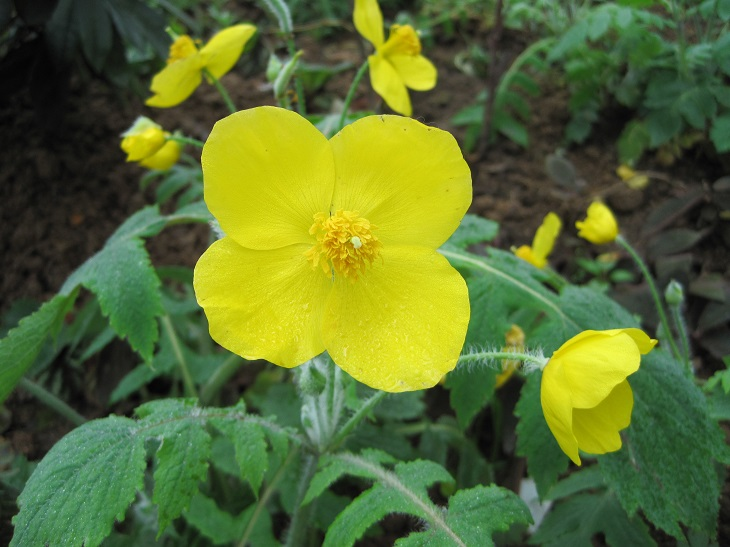
#> input picture 几何变换/image0.JPG, 730 x 547 px, found by its file name
$ jupyter execute image_Affine.ipynb
#> lines starting #> are read from the running program, lines starting #| are printed output that depends on the picture
[cell 1]
import cv2
import numpy as np
img = cv2.imread('image0.jpg', 1)
#> img is the input picture: shape (547, 730, 3); mean B, G, R 48.7, 109.6, 90.1
cv2.imshow('src', img)
imgInfo = img.shape # (height, width)
#> imgInfo = (547, 730, 3)
height = imgInfo[0]
#> height = 547
width = imgInfo[1]
#> width = 730
# src 3 -> dst 3（左上角 左下角 右上角）
matSrc = np.float32([[0,0],[0,height-1],[width-1,0]])
#> matSrc = [[0, 0], [0, 546], [729, 0]]
matDst = np.float32([[50,50],[300,height-200],[width-300,100]])
#> matDst = [[50, 50], [300, 347], [430, 100]]
# 组合
# 1 scr matrix of 3 points, 2 dst matrix of 3 points
matAffine = cv2.getAffineTransform(matSrc,matDst)
dst = cv2.warpAffine(img,matAffine,(width,height))
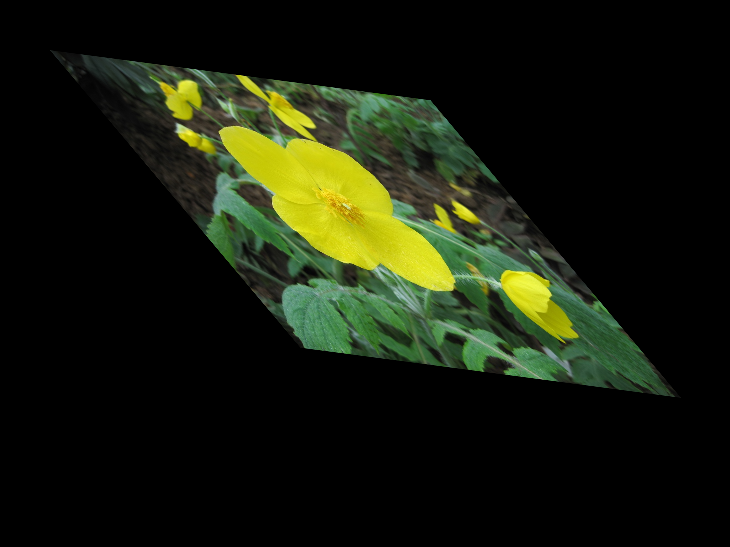
#> dst: shape (547, 730, 3); mean B, G, R 12.3, 27.6, 22.7
cv2.imshow('dst', dst)
cv2.waitKey(0)
